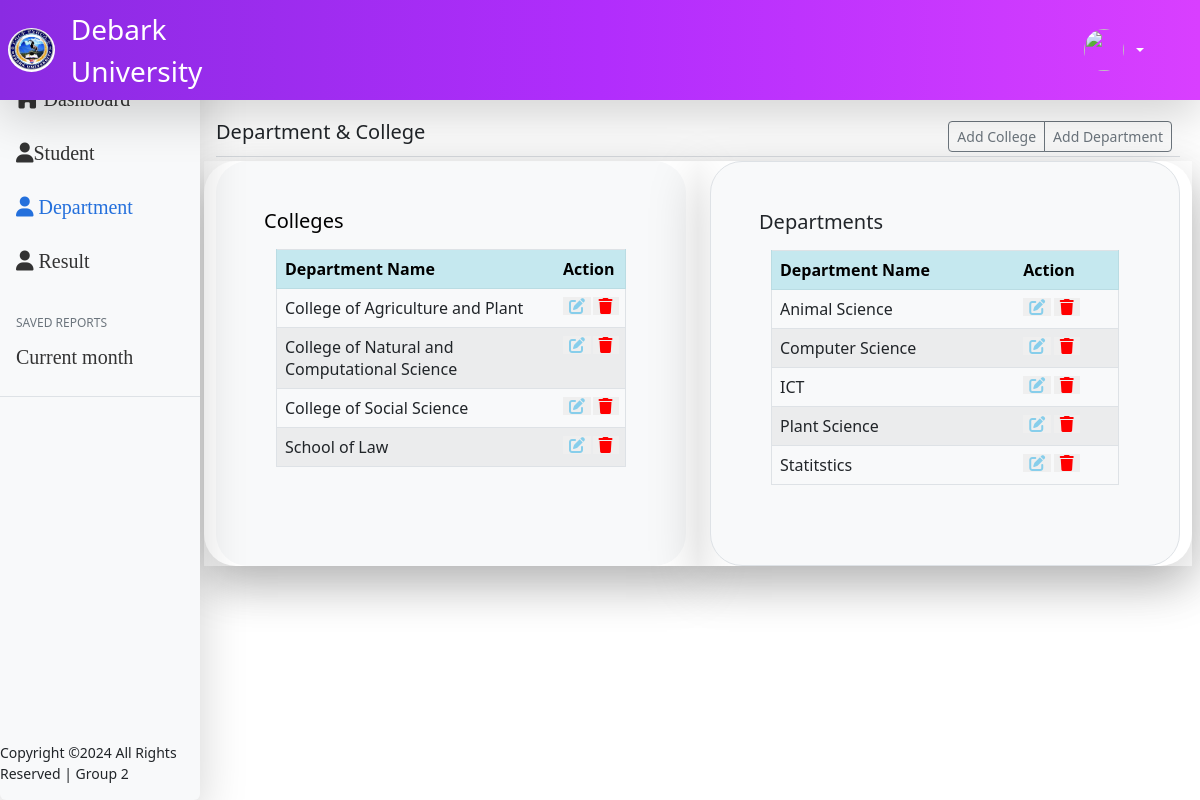
Page /admin/depCollege.php (signed in) on the committed database.
### tables this page shows
CREATE TABLE `college` (
  `col_id` varchar(55) NOT NULL,
  `stream` varchar(25) NOT NULL,
  `col_name` varchar(101) NOT NULL
);

CREATE TABLE `department` (
  `dep_id` varchar(55) NOT NULL,
  `dep_name` varchar(55) NOT NULL,
  `stream` varchar(55) DEFAULT NULL,
  `col_id` varchar(55) DEFAULT NULL
);

### admin/depCollege.php (the view, shortened to what this page needs)
<?php
include "registrar_header.php";
$fetch = $pdo->prepare('SELECT * FROM college ORDER BY col_name ASC');
$fetch->execute();
$cat = $fetch->fetchAll(PDO::FETCH_ASSOC);
$dfetch = $pdo->prepare('SELECT * FROM department ORDER BY dep_name ASC');
$dfetch->execute();
$depart = $dfetch->fetchAll(PDO::FETCH_ASSOC);
?>
<div class="d-flex justify-content-between flex-wrap flex-md-nowrap align-items-center pt-1 pb-1 mb-1 border-bottom">
        <h5 class="h5">Department & College</h5>
        <div class="btn-toolbar mb-2 mb-md-0">
          <div class="btn-group me-2">
            <button type="button" class="btn btn-sm btn-outline-secondary" data-bs-toggle="modal" data-bs-target="#collegeModal"> Add College</button>
            <button type="button" class="btn btn-sm btn-outline-secondary" data-bs-toggle="modal" data-bs-target="#depaModal"> Add Department</button>
        </div>
        </div>
      </div>
    <div  id="regdashboard">
            <div class="shadow-lg rounded-5 row align-items-md-stretch">
      <div class="shadow-lg col-md-6">
        <div class=" h-100 p-5 text-bg-light rounded-5">
          <h5>Colleges</h5>
          <p>
          <div class="table table-responsive table-bordered table-striped container-fluid">
            <table class="table table-striped table-hover container table-hover">
                <tbody>
                    <tr class="table-info">
                        <th class="table-info">Department Name</th>
                        <th class="table-info">Action</th>
                    </tr>
                    <?php foreach ($cat as $stu) :?>
                    <tr>
                    <td><?php echo $stu['col_name'] ?></td>
                    <td>
                    <div style="display: flex;">
                    <button type="button" id="update_college" title="Edit" class="rugant fa fa-edit" value="<?php echo $stu['col_id']; ?>" style="border: none; color: skyblue; margin-right: 3%;" data-bs-toggle="modal" data-bs-target="#editdepaModal"></button>
                    <button type="submit" title="Delete" id="college_delete" name="qdelete" value="<?php echo $stu['col_id'] ?>" class="fa fa-trash" style="border: none; color: red;"></button>
                    </div>
                    </td>
                </tr>
            <?php endforeach; ?>
                </tbody>
            </table>
          </div>
          </p>
        </div>
      </div>
      <div class="shadow-lg col-md-6 ">
        <div class=" h-100 p-5 bg-light border rounded-5">
          <h5>Departments</h5>
          <p>
          <div class="table table-responsive table-bordered table-striped container-fluid">
            <table class="table table-striped table-hover container table-hover">
                <tbody>
                    <tr class="table-info">
                        <th class="table-info">Department Name</th>
                        <th class="table-info">Action</th>
                    </tr>
                    <?php foreach ($depart as $stu) :?>
                    <tr>
                    <td><?php echo $stu['dep_name'] ?></td>
                    <td>
                    <div style="display: flex;">
                    <button type="button" id="update_depa" title="Edit" class="rugant fa fa-edit" value="<?php echo $stu['dep_id']; ?>" style="border: none; color: skyblue; margin-right: 3%;" data-bs-toggle="modal" data-bs-target="#editdepaModal"></button>
                    <button type="submit" title="Delete" id="depa_delete" name="qdelete" value="<?php echo $stu['dep_id'] ?>" class="fa fa-trash" style="border: none; color: red;"></button>
                    </div>
                    </td>
                </tr>
            <?php endforeach; ?>
                </tbody>
            </table>
          </div>
          </p>
        </div>
      </div>
    </div>
      <div class="position-fixed bottom-0 end-0 p-3" style="z-index: 11">
    </div>

### admin/css/dashboard.css (style rules this page uses)
body { font-size: .875rem; }

### rows in the picture
college: col_name "College of Agriculture and Plant"
college: col_name "College of Natural and Computational Science"
college: col_name "College of Social Science"
college: col_name "School of Law"
department: dep_name "Animal Science"
department: dep_name "Computer Science"
department: dep_name "ICT"
department: dep_name "Plant Science"
department: dep_name "Statitstics"
